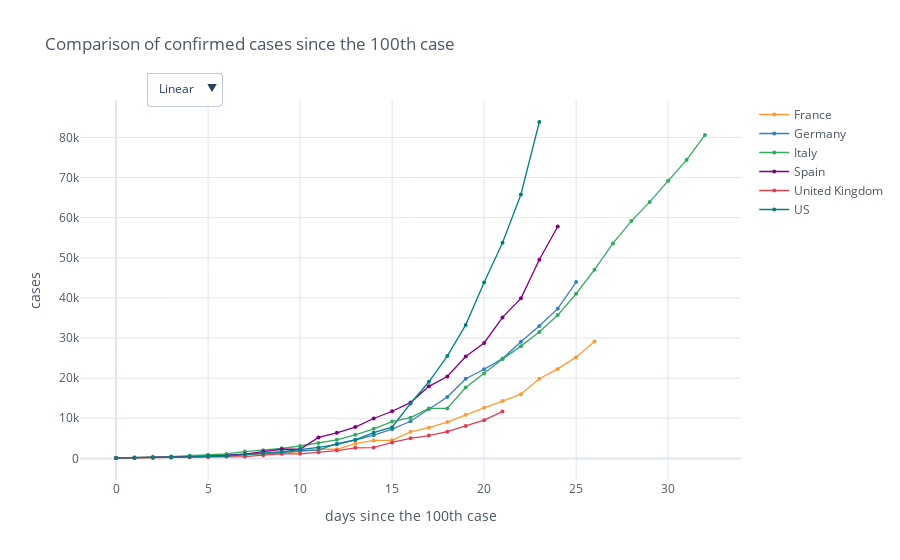

Notebook code cell kept with this figure:
### Code cell
min_value = 100
fig_deaths = mp.iplot_sync_plot(confirmed_cases_countries, min_value=min_value, title='Comparison of confirmed cases since the ' + str(min_value) + 'th case', size=4, yTitle='cases', mode='lines+markers', asFigure=True)
fig_deaths.show()

### Figure 1 — Plotly figure (JSON) as saved in the notebook; plotly's stock layout.template omitted (floating-point values rounded to 4 significant figures)
{"data": [{"line": {"color": "rgba(255, 153, 51, 1.0)", "dash": "solid", "shape": "linear", "width": 1.3}, "marker": {"size": 4, "symbol": "circle"}, "mode": "lines+markers", "name": "France", "text": "", "type": "scatter", "x": [0, 1, 2, 3, 4, 5, 6, 7, 8, 9, 10, 11, 12, 13, 14, 15, 16, 17, 18, 19, 20, 21, 22, 23, 24, 25, 26, 27, 28, 29, 30, 31, 32], "y": [100.0, 130.0, 191.0, 204.0, 285.0, 377.0, 653.0, 949.0, 1126.0, 1209.0, 1784.0, 2281.0, 2281.0, 3661.0, 4469.0, 4499.0, 6633.0, 7652.0, 9043.0, 10870.0, 12610.0, 14280.0, 16020.0, 19860.0, 22300.0, 25230.0, 29160.0, "", "", "", "", "", ""]}, {"line": {"color": "rgba(55, 128, 191, 1.0)", "dash": "solid", "shape": "linear", "width": 1.3}, "marker": {"size": 4, "symbol": "circle"}, "mode": "lines+markers", "name": "Germany", "text": "", "type": "scatter", "x": [0, 1, 2, 3, 4, 5, 6, 7, 8, 9, 10, 11, 12, 13, 14, 15, 16, 17, 18, 19, 20, 21, 22, 23, 24, 25, 26, 27, 28, 29, 30, 31, 32], "y": [130.0, 159.0, 196.0, 262.0, 482.0, 670.0, 799.0, 1040.0, 1176.0, 1457.0, 1908.0, 2078.0, 3675.0, 4585.0, 5795.0, 7272.0, 9257.0, 12330.0, 15320.0, 19850.0, 22210.0, 24870.0, 29060.0, 32990.0, 37320.0, 43940.0, "", "", "", "", "", "", ""]}, {"line": {"color": "rgba(50, 171, 96, 1.0)", "dash": "solid", "shape": "linear", "width": 1.3}, "marker": {"size": 4, "symbol": "circle"}, "mode": "lines+markers", "name": "Italy", "text": "", "type": "scatter", "x": [0, 1, 2, 3, 4, 5, 6, 7, 8, 9, 10, 11, 12, 13, 14, 15, 16, 17, 18, 19, 20, 21, 22, 23, 24, 25, 26, 27, 28, 29, 30, 31, 32], "y": [155, 229, 322, 453, 655, 888, 1128, 1694, 2036, 2502, 3089, 3858, 4636, 5883, 7375, 9172, 10149, 12462, 12462, 17660, 21157, 24747, 27980, 31506, 35713, 41035, 47021, 53578, 59138, 63927, 69176, 74386, 80589]}, {"line": {"color": "rgba(128, 0, 128, 1.0)", "dash": "solid", "shape": "linear", "width": 1.3}, "marker": {"size": 4, "symbol": "circle"}, "mode": "lines+markers", "name": "Spain", "text": "", "type": "scatter", "x": [0, 1, 2, 3, 4, 5, 6, 7, 8, 9, 10, 11, 12, 13, 14, 15, 16, 17, 18, 19, 20, 21, 22, 23, 24, 25, 26, 27, 28, 29, 30, 31, 32], "y": [120.0, 165.0, 222.0, 259.0, 400.0, 500.0, 673.0, 1073.0, 1695.0, 2277.0, 2277.0, 5232.0, 6391.0, 7798.0, 9942.0, 11750.0, 13910.0, 17960.0, 20410.0, 25370.0, 28770.0, 35140.0, 39880.0, 49520.0, 57790.0, "", "", "", "", "", "", "", ""]}, {"line": {"color": "rgba(219, 64, 82, 1.0)", "dash": "solid", "shape": "linear", "width": 1.3}, "marker": {"size": 4, "symbol": "circle"}, "mode": "lines+markers", "name": "United Kingdom", "text": "", "type": "scatter", "x": [0, 1, 2, 3, 4, 5, 6, 7, 8, 9, 10, 11, 12, 13, 14, 15, 16, 17, 18, 19, 20, 21, 22, 23, 24, 25, 26, 27, 28, 29, 30, 31, 32], "y": [115.0, 163.0, 206.0, 273.0, 321.0, 382.0, 456.0, 456.0, 798.0, 1140.0, 1140.0, 1543.0, 1950.0, 2626.0, 2689.0, 3983.0, 5018.0, 5683.0, 6650.0, 8077.0, 9529.0, 11660.0, "", "", "", "", "", "", "", "", "", "", ""]}, {"line": {"color": "rgba(0, 128, 128, 1.0)", "dash": "solid", "shape": "linear", "width": 1.3}, "marker": {"size": 4, "symbol": "circle"}, "mode": "lines+markers", "name": "US", "text": "", "type": "scatter", "x": [0, 1, 2, 3, 4, 5, 6, 7, 8, 9, 10, 11, 12, 13, 14, 15, 16, 17, 18, 19, 20, 21, 22, 23, 24, 25, 26, 27, 28, 29, 30, 31, 32], "y": [118.0, 149.0, 217.0, 262.0, 402.0, 518.0, 583.0, 959.0, 1281.0, 1663.0, 2179.0, 2727.0, 3499.0, 4632.0, 6421.0, 7783.0, 13680.0, 19100.0, 25490.0, 33280.0, 43850.0, 53740.0, 65780.0, 83840.0, "", "", "", "", "", "", "", "", ""]}], "layout": {"legend": {"bgcolor": "#FFFFFF", "font": {"color": "#4D5663"}}, "paper_bgcolor": "#FFFFFF", "plot_bgcolor": "#FFFFFF", "title": {"font": {"color": "#4D5663"}, "text": "Comparison of confirmed cases since the 100th case"}, "updatemenus": [{"buttons": [{"args": [{"yaxis.type": "linear"}], "label": "Linear", "method": "relayout"}, {"args": [{"yaxis.type": "log"}], "label": "Log", "method": "relayout"}], "direction": "down", "pad": {"r": 10, "t": 10}, "showactive": true, "x": 0.1, "xanchor": "left", "y": 1.1, "yanchor": "top"}], "xaxis": {"gridcolor": "#E1E5ED", "showgrid": true, "tickfont": {"color": "#4D5663"}, "title": {"font": {"color": "#4D5663"}, "text": "days since the 100th case"}, "zerolinecolor": "#E1E5ED"}, "yaxis": {"gridcolor": "#E1E5ED", "showgrid": true, "tickfont": {"color": "#4D5663"}, "title": {"font": {"color": "#4D5663"}, "text": "cases"}, "zerolinecolor": "#E1E5ED"}}}
